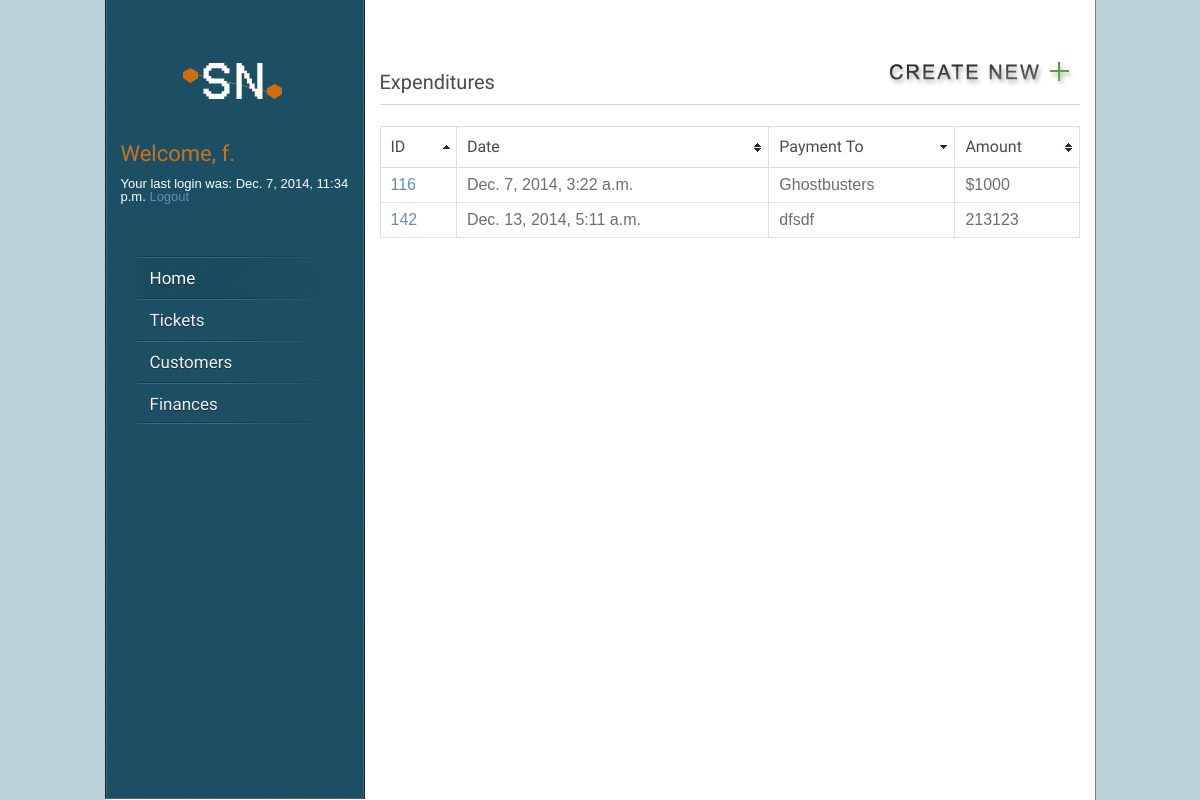
Screenshot of /finance/expenditure/ (signed in) with the database file from the repository.
### core/models.py (models this page shows, shortened)
class Node(models.Model):
    parent = models.ForeignKey("self", blank=True, null=True)
    name = models.CharField(max_length=160)
    desc = models.TextField(max_length=1600)
    date_created = models.DateTimeField('date created',auto_now_add=True)
    date_updated = models.DateTimeField('date updated',auto_now=True)

### finance/views.py (the view)
# urls.py: url(r'^expenditure/detail/(?P<node_id>\d+)/$', views.expenditure_detail),
def expenditure(request):
    node_list = []
    latest_node_list = Node.objects.order_by('-date_updated')
    for node in latest_node_list:
        for child in node.node_set.all():
            if(child.name == "flags"):
                if "|EXP|" in child.desc:
                    node_list.append(node.pk)
    queryset = Node.objects.filter(pk__in=node_list)
    latest_node_list = queryset
    context = {'latest_node_list': latest_node_list}
    return render(request, 'finance/expenditure.html', context)

### finance/templates/finance/expenditure.html (shortened to what this page needs)
{% extends "core/base.html" %}
{% block content %}
{% load static %}
{% load staticfiles %}
<ul><a href="/finance/new_expenditure/"><img align="right" src="/static/core/images/create_new.png" alt="Create New Expenditure" /></a></ul>
<h2>Expenditures</h2>
              <div class="line"></div>
    {% if latest_node_list %}
       <table id="myTable" class="tablesorter" border="0" cellpadding="0" cellspacing="1">
        <thead>
             <tr>
                <th><h4>ID</h4></th>
                <th><h4>Date</h4></th>
                <th><h4>Payment To</h4></th>
                <th><h4>Amount</h4></th>
            </tr>
        </thead>
        <tbody>
        {% for node in latest_node_list %}
            <tr>
                <td><a href="/finance/expenditure/detail/{{ node.id }}/">{{ node.id }}</a></td>
                <td>{{ node.date_created }}</td>
                <td>
                    {%for child in node.node_set.all%}
                        {% if child.name == "payto" %}
                            {{ child.desc }}
                        {% endif %}
                    {%endfor%}
                </td>
                <td>
                    {%for child in node.node_set.all%}
                        {% if child.name == "amount" %}
                            {{ child.desc }}
                        {% endif %}
                    {%endfor%}
                </td>
            </tr>
        {% endfor %}
        </table>
    {% else %}
        <p>No documents are available.</p>
    {% endif %}
{%endblock%}

### core/templates/core/base.html (shortened to what this page needs)
{% load staticfiles %}
{% load static %}
<html lang="en-US">
  <head>
	<link rel="stylesheet" type="text/css" href="{% static 'core/css/style.css' %}" />
    <link rel="stylesheet" type="text/css" href="{% static 'core/css/table.css' %}" />
  </head>
  <!DOCTYPE HTML>
</head>
<body>
<div id="wrapper">
	<div id="sidebar">
		 <div id="logo"><a href="/"><img src="/static/core/images/logo.png" alt="Snapnode" /></a></div>
        <div id="log-box">
        {% if user.is_authenticated %}
            <h1><font color="#c9731f">Welcome, {{ user.first_name }}.</font></h1>
            Your last login was: {{ user.last_login}}
            <a href="/core/logout/">Logout</a>
        {%elif  display_type == "Login" %}
        {% else %}
            <h1><font color="#c9731f">Welcome, Guest!</font></h1>
            <p>Please ..
                <a href="/core/register/" id="id_register">|Register|</a> or
                <a href="/core/login/" id="id_login">|Login|</a>
            </p>
        {% endif %}</div>
    <div id="menu" class="menu-v">
      <ul>
        <li><a href="/" class="active">Home</a>
        </li>
        <li><a href="/ticket/">Tickets</a>
        </li>
        <li><a href="/ops/">Customers</a>
        </li>
        <li><a href="/finance/">Finances</a>
        </li>
      </ul>
    </div>
	</div>
        <div id="content">
            <BR>
            {% if user.is_authenticated or  display_type == "Register" %}
                {% block content %}
                {% endblock %}
            {% endif %}
        </div>
</div>
</body>
</html>

### core/static/core/css/style.css (style rules this page uses)
html, body, div, span, applet, object, iframe, h1, h2, h3, h4, h5, h6, p, blockquote, pre, a, acronym, address, big, cite, code, del, dfn, em, font, img, ins, kbd, q, s, samp, small, strike, strong, tt, var, b, u, i, center, dl, dt, dd, ol, ul, li, fieldset, form, label, legend { margin:0; padding:0; border:0; outline:0; font-size:100%; vertical-align:baseline; background:transparent }
body { line-height:1 }
ol, ul { list-style:none }
table { border-collapse:collapse; border-spacing:0 }
th, td { margin:0; padding:0 }
html, body { height: 100%; }
body { background-color: #bbd2db; font-family:Arial, sans-serif; font-size: 13px; color: #585858; }
a { color: #688dad; text-decoration: none; }
h1, h2, h3, h4, h5, h6 { font-family: 'Amaranth', sans-serif; color: #4a4a4a; font-weight: normal; margin: 0 0 10px 0; }
h1 { font-size: 22px; line-height: 26px; }
h2 { font-size: 20px; line-height: 24px; }
h4 { font-size: 16px; line-height: 20px; }
img { display: block; }
.line { background: transparent url(/static/core/images/line.png) repeat-x; height: 2px; padding: 20px 0 0 0; line-break: 0px; }
ul { line-height: 20px; margin-bottom: 20px; }
ul li { background: transparent url(/static/core/images/bullet.png) left 8px no-repeat; padding-left: 15px; }
#log-box { float: center; padding: 15px 15px 13px 15px; color: #ffffff; }
#wrapper { background-color: #FFFFFF; width: 990px; margin: 0 auto; overflow: hidden; border-right: 1px solid rgba(0, 0, 0, 0.50); min-height:100%; }
#content { width: 700px; float: right; padding: 40px 15px 20px 0; }
#sidebar { width: 258px; background: #1d5065 url(/static/core/images/noize.png) repeat 100% 0; -webkit-box-shadow: inset 0px 0px 0px 1px rgba(255, 255, 255, 0.15); -moz-box-shadow: inset 0px 0px 0px 1px rgba(255, 255, 255, 0.15); box-shadow: inset 0px 0px 0px 1px rgba(255, 255, 255, 0.15); border-left: 1px solid rgba(0, 0, 0, 0.50); border-right: 1px solid rgba(0, 0, 0, 0.50); float: left; position: fixed; margin-top: -1px; z-index: 100; }
#logo { text-align: center; padding: 40px 32px 0 32px; }
#logo a { border: none; }
#logo img { display: inline; }
#menu { float: left; text-align: left; font-family: 'Amaranth', sans-serif; font-size: 17px; margin-top: 40px; margin-bottom: 50px; position: relative; z-index: 100; padding: 0 0 0 24px; text-shadow: 0px 1px 0px rgba(0, 0, 0, 0.5); }
.menu-v ul { margin: 0; padding: 0; list-style-type: none; width: 200px; background: transparent url(/static/core/images/menu-line.png) no-repeat center bottom; }
.menu-v ul li { position: relative; padding-right: 5px; background: transparent url(/static/core/images/menu-line.png) no-repeat center top; padding: 0; }
.menu-v ul li a { display: block; color: white; text-decoration: none; padding: 12px 0 10px 20px; padding-right: 17px; background: transparent; color: #f0f0f0; text-decoration: none; border: none; }
.menu-v ul li a.active, .menu-v ul li a.selected, .menu-v ul li a:hover { text-decoration: none; background: transparent url(/static/core/images/menu-hover.png) repeat-y left top; color: #fff; }
table { width: 100%; border-collapse: collapse; margin-bottom: 20px; color: #6e6e6e; border-bottom:1px solid #dedede; }
table td { padding: 8px 10px; border-right:1px solid #dedede; }
table th h4 { margin:0; }
table th { padding: 10px; text-align: left; border-right:1px solid #dedede; font-weight: normal; }
table tr { border-left:1px solid #dedede; border-top:1px solid #dedede; }

### core/static/core/css/table.css (style rules this page uses)
table.tablesorter thead tr .header { background-image: url(/static/core/images/bg.gif); background-repeat: no-repeat; background-position: center right; cursor: pointer; }
table.tablesorter thead tr .headerSortUp { background-image: url(/static/core/images/asc.gif); }
table.tablesorter thead tr .headerSortDown { background-image: url(/static/core/images/desc.gif); }

### rows the page displays
Node: id "116", date_created "Dec. 7, 2014, 3:22 a.m."
Node: desc "Ghostbusters"
Node: desc "$1000"
Node: id "142", date_created "Dec. 13, 2014, 5:11 a.m."
Node: desc "dfsdf"
Node: desc "213123"

### other values shown
{{ user.first_name }} "f"
{{ user.last_login }} "Dec. 7, 2014, 11:34 p.m."
